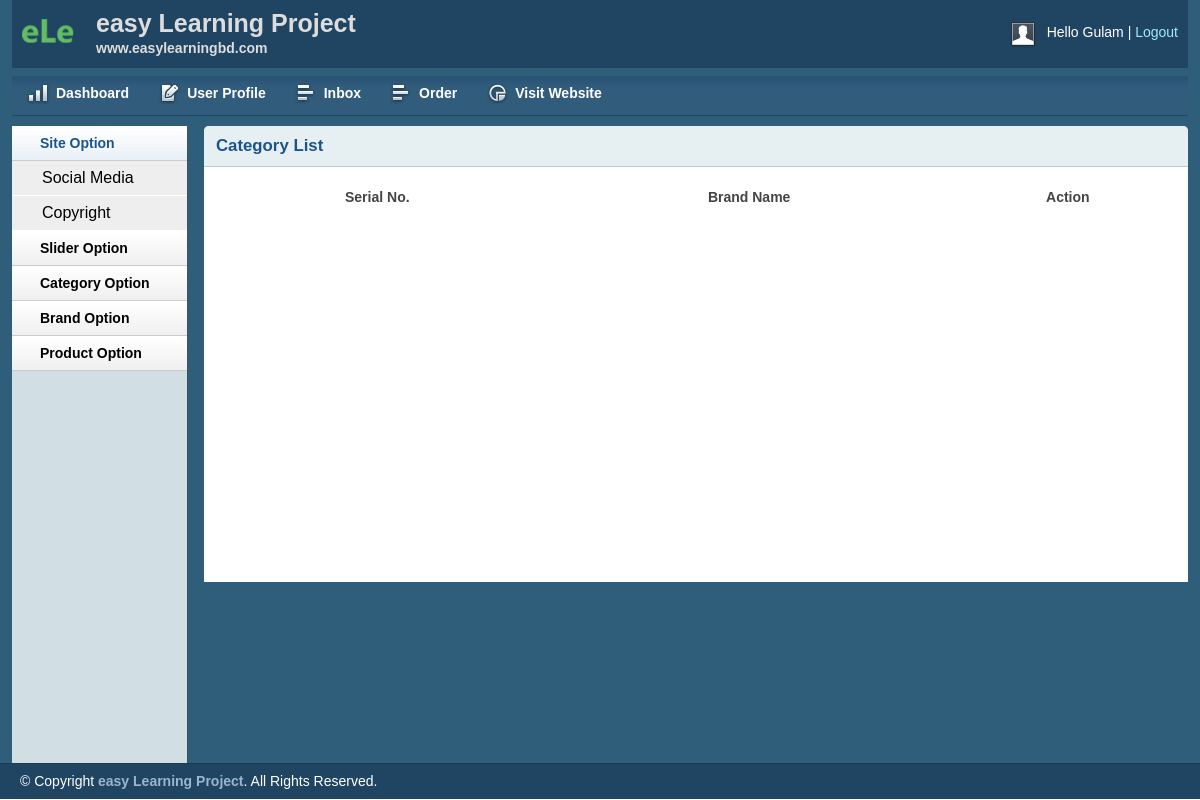
Page /admin/brandlist.php (signed in) on the earlier database version.
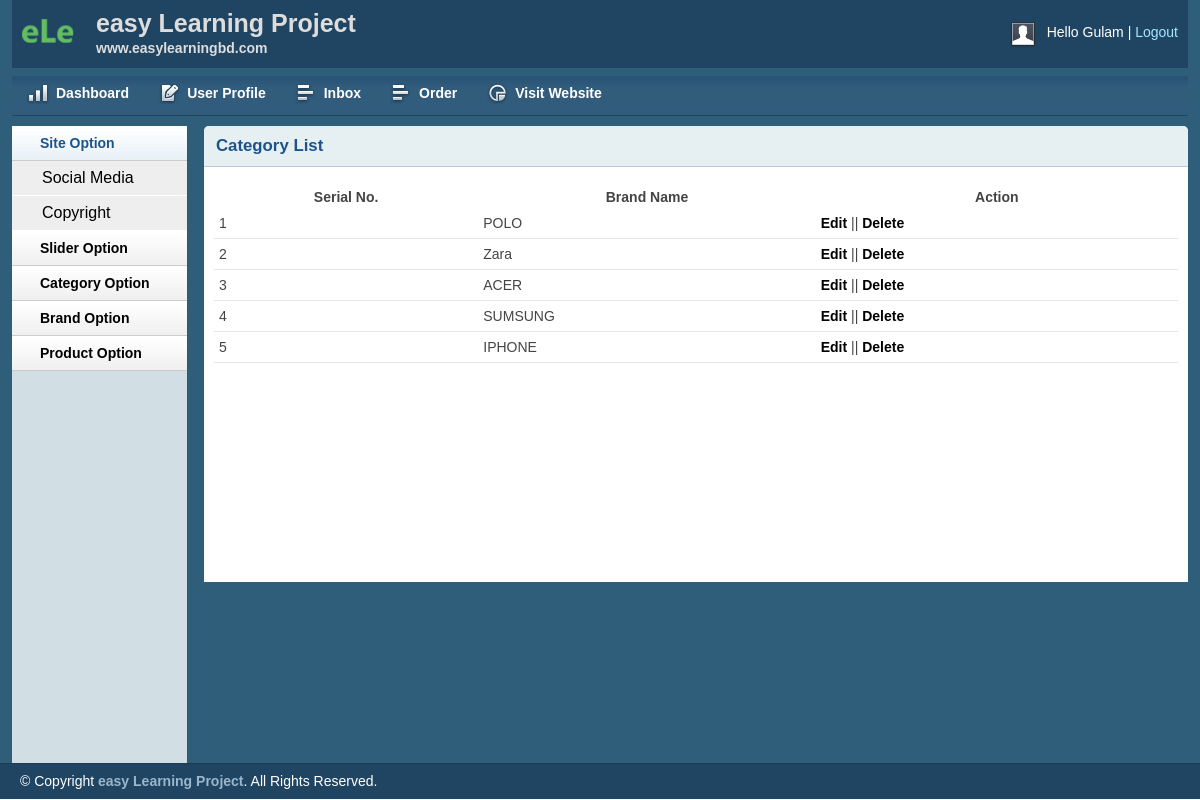
Same page on the later database version.
### tables this page shows
CREATE TABLE `tbl_brand` (
  `brandId` int(11) NOT NULL,
  `brandName` varchar(255) NOT NULL
);

### lib/DataBase.php (called while the page is built, shortened)
<?php
class Database {
public $host = DB_HOST;
public $user = DB_USER;
public $pass = DB_PASS;
public $dbname = DB_NAME;
 public $link;
    private function connectDB(){
   $this->link = new mysqli($this->host,$this->user, $this->pass, $this->dbname);
 }
     public function select ($query){
     	 $result = $this->link->query($query) or die ($this->link->error.__LINE__);
     	 if ($result->num_rows > 0) {
     	 	return $result;
     	 }else{
     	 	return false;
     	 }
     }
}
?>

### classes/Brand.php (called while the page is built, shortened)
<?php
 $filepath = realpath(dirname(__FILE__));
include_once ($filepath.'/../lib/Database.php');
?>
<?php
class Brand
{
	private $db;
	function __construct()
	{
	   $this->db   = new Database();
	}
public function getAllBrand()
{
	$query  ="SELECT *FROM tbl_brand ORDER BY brandId DESC";
		$result  = $this->db->select($query);
		return $result;
}
}

### admin/brandlist.php (the view, shortened to what this page needs)
<?php include 'inc/header.php';?>
<?php include 'inc/sidebar.php';?>
<?php include '../classes/Brand.php';?>
 <?php $brand  =new Brand();
 ?>
        <div class="grid_10">
            <div class="box round first grid">
                <h2>Category List</h2>
                <div class="block">
                    <table class="data display datatable" id="example">
					<thead>
						<tr>
							<th>Serial No.</th>
							<th>Brand Name</th>
							<th>Action</th>
						</tr>
					</thead>
					<tbody>
			<?php
				 $i =0;
                  $getBrand  = $brand->getAllBrand();
                        if ($getBrand) {
                        	while ($result =$getBrand->fetch_assoc()) {
                        		$i++;
						?>
						<tr class="odd gradeX">
							<td><?php echo $i;?></td>
							<td><?php echo $result['brandName']?></td>
							<td><a href="brandedit.php?brandId=<?php echo
							$result['brandId']?>">Edit</a> ||
							<a onclick="return confirm('Are you sure to delete')" href="?delbrand=<?php echo $result['brandId']; ?>">Delete</a></td>
						</tr>
						<?php
					}
				}?>
					</tbody>
				</table>
               </div>
            </div>
        </div>
<?php include 'inc/footer.php';?>

Differences in the rows shown:
added tbl_brand: brandName "POLO"
added tbl_brand: brandName "Zara"
added tbl_brand: brandName "ACER"
added tbl_brand: brandName "SUMSUNG"
added tbl_brand: brandName "IPHONE"
